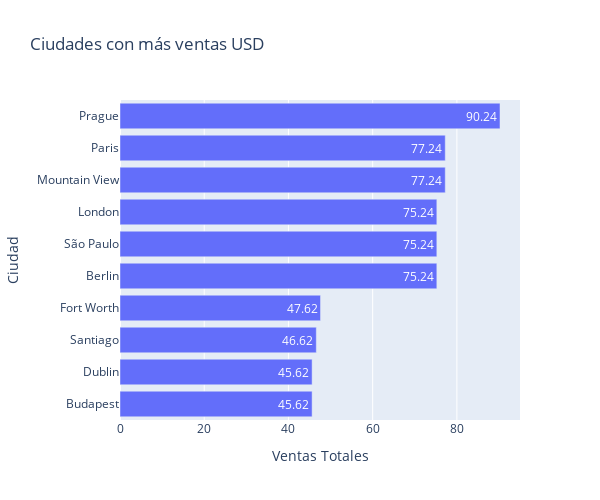

This figure's notebook cell:
### Markdown cell above
- De acuerdo con el comportamiento mensual de ventas, se observan diversos meses con niveles de compra constantes, rondando los $37. Sin embargo, se destacan algunos picos los cuales podrian estar asociados a lanzamientos de albumes y canciones de bandas que hacen parte del género core de la tienda: el rock. Por otro lado, se resalta una caida pronunciada en el volumen de ventas en noviembre de 2023, y otra caida leve en febrero de 2025.

### Code cell
ventas = sales_df.groupby('BillingCity')['Total'].sum().reset_index()
ventas.columns = ['Ciudad', 'Ventas Totales']
ventas = ventas.sort_values(by='Ventas Totales', ascending=True).tail(10)

fig = px.bar(ventas, y='Ciudad', x='Ventas Totales', 
             title='Ciudades con más ventas USD',
             labels={'Ciudad': 'Ciudad', 'Ventas Totales': 'Ventas Totales'},
             text='Ventas Totales', width=600, height=500)
fig.show()

### Figure 1 — Plotly figure (JSON) as saved in the notebook; plotly's stock layout.template omitted (floating-point values rounded to 4 significant figures)
{"data": [{"alignmentgroup": "True", "hovertemplate": "Ventas Totales=%{text}<br>Ciudad=%{y}<extra></extra>", "legendgroup": "", "marker": {"color": "#636efa", "pattern": {"shape": ""}}, "name": "", "offsetgroup": "", "orientation": "h", "showlegend": false, "text": [45.62, 45.62, 46.62, 47.62, 75.24, 75.24, 75.24, 77.24, 77.24, 90.24], "textposition": "auto", "type": "bar", "x": [45.62, 45.62, 46.62, 47.62, 75.24, 75.24, 75.24, 77.24, 77.24, 90.24], "xaxis": "x", "y": ["Budapest", "Dublin", "Santiago", "Fort Worth", "Berlin", "São Paulo", "London", "Mountain View", "Paris", "Prague"], "yaxis": "y"}], "layout": {"barmode": "relative", "height": 500, "legend": {"tracegroupgap": 0}, "title": {"text": "Ciudades con más ventas USD"}, "width": 600, "xaxis": {"anchor": "y", "domain": [0, 1], "title": {"text": "Ventas Totales"}}, "yaxis": {"anchor": "x", "domain": [0, 1], "title": {"text": "Ciudad"}}}}
